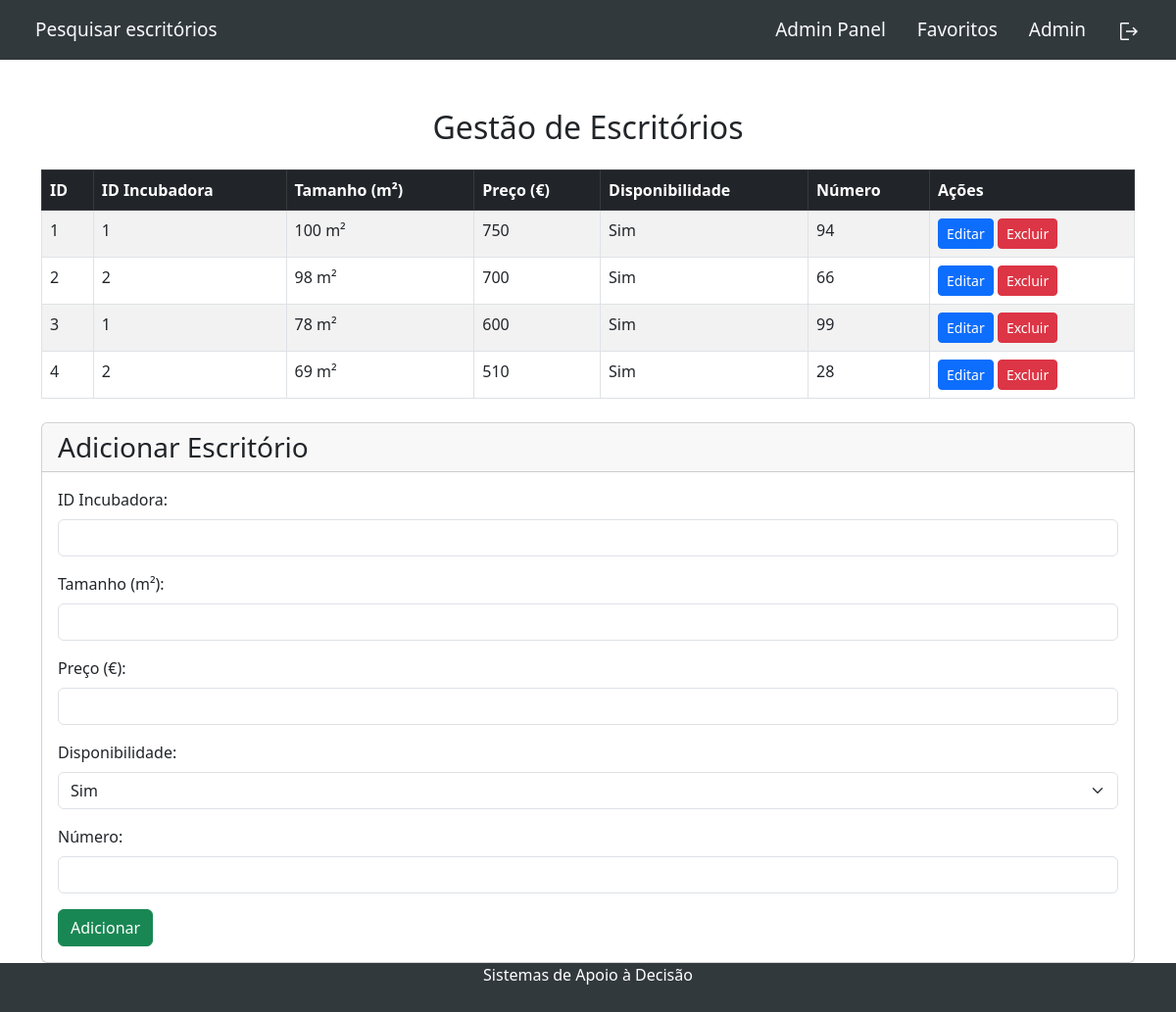
Page /index.php?page=adminPanel (signed in) on the committed database.
### tables this page shows
CREATE TABLE `escritorio` (
  `ID` int(11) NOT NULL,
  `IDIncubadora` int(11) NOT NULL,
  `Tamanho` float NOT NULL,
  `Preco` float NOT NULL,
  `Disponibilidade` tinyint(1) NOT NULL DEFAULT 1,
  `Numero` int(11) NOT NULL
);

### pages/Admin.php (the view, shortened to what this page needs)
<?php
require_once 'config.php';
$connection = new mysqli($_dbhost, $_dbusername, $_dbpassword, $_dbname);
$result = $connection->query("SELECT * FROM escritorio");
?>
<div class="container mt-5">
    <h2 class="text-center mb-4">Gestão de Escritórios</h2>
    <table class="table table-striped table-bordered">
        <thead class="table-dark">
            <tr>
                <th>ID</th>
                <th>ID Incubadora</th>
                <th>Tamanho (m²)</th>
                <th>Preço (€)</th>
                <th>Disponibilidade</th>
                <th>Número</th>
                <th>Ações</th>
            </tr>
        </thead>
        <tbody>
            <?php while ($row = $result->fetch_assoc()) { ?>
                <tr>
                    <td><?php echo $row['ID']; ?></td>
                    <td><?php echo $row['IDIncubadora']; ?></td>
                    <td><?php echo $row['Tamanho']; ?> m²</td>
                    <td><?php echo $row['Preco']; ?></td>
                    <td><?php echo $row['Disponibilidade'] ? 'Sim' : 'Não'; ?></td>
                    <td><?php echo $row['Numero']; ?></td>
                    <td>
                        <button class="btn btn-primary btn-sm" onclick="populateEditForm(<?php echo htmlspecialchars(json_encode($row)); ?>)">Editar</button>
                        <form method="post" action="PHP/admin_actions.php" style="display:inline-block;">
                            <button type="submit" name="delete" class="btn btn-danger btn-sm" onclick="return confirm('Tem certeza de que deseja excluir?')">Excluir</button>
                        </form>
                    </td>
                </tr>
            <?php } ?>
        </tbody>
    </table>
    <div class="card mt-4">
        <div class="card-header">
            <h3 id="form-title" class="mb-0">Adicionar Escritório</h3>
        </div>
        <div class="card-body">
            <form method="post" action="PHP/admin_actions.php">
                <div class="mb-3">
                    <label for="edit-IDIncubadora" class="form-label">ID Incubadora:</label>
                    <input type="number" name="IDIncubadora" id="edit-IDIncubadora" class="form-control" required>
                </div>
                <div class="mb-3">
                    <label for="edit-Tamanho" class="form-label">Tamanho (m²):</label>
                    <input type="number" name="Tamanho" id="edit-Tamanho" class="form-control" required>
                </div>
                <div class="mb-3">
                    <label for="edit-Preco" class="form-label">Preço (€):</label>
                    <input type="number" step="0.01" name="Preco" id="edit-Preco" class="form-control" required>
                </div>
                <div class="mb-3">
                    <label for="edit-Disponibilidade" class="form-label">Disponibilidade:</label>
                    <select name="Disponibilidade" id="edit-Disponibilidade" class="form-select" required>
                        <option value="1">Sim</option>
                    </select>
                </div>
                <div class="mb-3">
                    <label for="edit-Numero" class="form-label">Número:</label>
                    <input type="text" name="Numero" id="edit-Numero" class="form-control" required>
                </div>
                <button type="submit" name="add" id="add-button" class="btn btn-success">Adicionar</button>
            </form>
        </div>
    </div>
</div>

### index.php (shortened to what this page needs)
<?php
include('config.php');
$page = $_GET['page'];
?>
<!DOCTYPE html>
<html lang="en">
<head>
    <link rel="stylesheet" href="include/css/style.css">
    <link href="https://cdn.jsdelivr.net/npm/bootstrap@5.3.0-alpha3/dist/css/bootstrap.min.css" rel="stylesheet">
    <link rel="stylesheet" href="https://unpkg.com/leaflet@1.9.4/dist/leaflet.css"/>
    <link rel="stylesheet" href="https://cdnjs.cloudflare.com/ajax/libs/font-awesome/6.0.0-beta3/css/all.min.css">
</head>
<body>
    <div class="header">
    <?php
    include('header.php');
    ?>
    </div>
    <div class="content">
        <?php
        if (isset($_SESSION['user_id'])) {
            switch($page) {
                case 'adminPanel':
                    include('pages/Admin.php');
                    break;
            }
        }
        ?>
    </div>
    <div class="footer text-center">
        <?php
        include('footer.php');
        ?>
    </div>
</body>
</html>

### header.php (shortened to what this page needs)
<header class="p-2">
	<div class="container-fluid">
		<div class="d-flex flex-wrap justify-content-center justify-content-lg-start">
			<ul class="nav col-12 col-lg-auto me-lg-auto mb-2 justify-content-center mb-md-0">
			<?php
                if (isset($_SESSION['username'])) {
				echo '
                <li class="nav-item">
					<a class="nav-link text-light" href="index.php?page=search">Pesquisar escritórios</a>
				</li>';
				} else {
					echo '<li class="nav-item">
					<a class="nav-link text-light">O acesso sem conta não é permitido</a>
				</li>';
				}
				?>
			</ul>
			<div class="text-end">
				<ul class="nav">
                <?php
                if (isset($_SESSION['username'])) {
					if ($_SESSION['usertype'] == '1') {
						echo "<li class='nav-item'>
						<a class='nav-link text-light' href='index.php?page=adminPanel'>Admin Panel</a>
						</li>";
					}
                    ?>
					<li class="nav-item">
						<a class="nav-link text-light" href="index.php?page=favourites">Favoritos</a>
					</li>
                    <li class="nav-item">
						<a class="nav-link text-light"><?php echo $_SESSION['username'] ?></a>
					</li>
					<li class="nav-item">
						<a class="nav-link text-light" href="index.php?page=logout"><span class='material-symbols-outlined align-middle'>logout</span> </a>
					</li>
                    <?php
                }
                ?>
				</ul>
			</div>
		</div>
	</div>
</header>

### footer.php
<footer>
    <span class="text-center">Sistemas de Apoio à Decisão</span>
</footer>

### include/css/style.css (style rules this page uses)
html { scroll-behavior: auto; width: 100vw; min-height: 100vh; overflow-x: hidden; margin: 0; padding: 0; background-color: rgb(41, 41, 41); display: flex; flex-direction: column; align-items: center; justify-content: center; }
.header { background-color: rgb(50, 57, 61); font-size: 19px; margin-bottom: 50px; }
.content { min-height: 100vh; width: 100vw; }
.footer { width: 100%; height: 50px; background-color: rgb(50, 57, 61); color: white; }

### index.php (style rules this page uses)
.material-symbols-outlined { font-variation-settings: 'FILL' 0, 'wght' 400, 'GRAD' 0, 'opsz' 48 }

### rows in the picture
escritorio: ID "1", IDIncubadora "1", Tamanho "100", Preco "750", Disponibilidade "Sim", Numero "94"
escritorio: ID "2", IDIncubadora "2", Tamanho "98", Preco "700", Disponibilidade "Sim", Numero "66"
escritorio: ID "3", IDIncubadora "1", Tamanho "78", Preco "600", Disponibilidade "Sim", Numero "99"
escritorio: ID "4", IDIncubadora "2", Tamanho "69", Preco "510", Disponibilidade "Sim", Numero "28"

### other values in the picture
$_SESSION['username'] "Admin"
